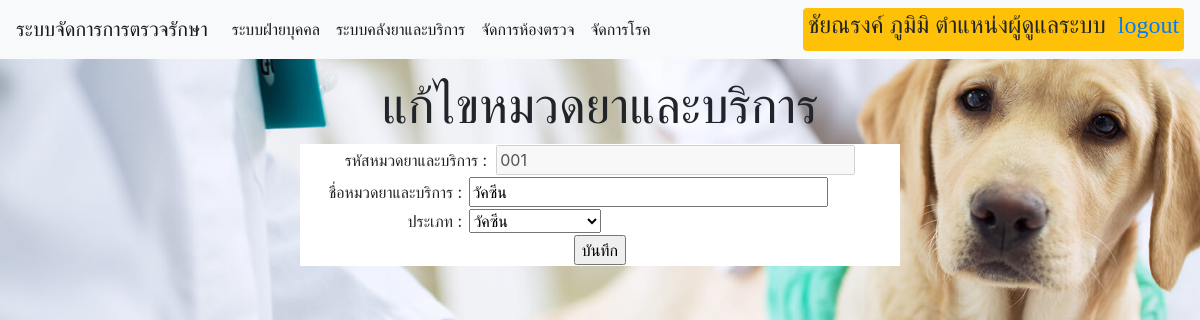
The app's page /TreatmentManagementProject/admin/AdminManageDrugServiceCatagoryEdit.php?dcid=001 (signed in) with its own data.
### tables this page shows
CREATE TABLE `drugservicecatagory` (
  `DcID` char(3) NOT NULL,
  `Name` varchar(30) NOT NULL,
  `Type` int(1) NOT NULL
);

### TreatmentManagementProject/mysql/connect.php (called while the page is built)
<?php
$connect = mysqli_connect($dbhost, $dbuser, $dbpass, $dbname);
mysqli_query($connect, "SET NAMES UTF8");
$result = mysqli_query($connect, $sql);
?>

### TreatmentManagementProject/admin/AdminManageDrugServiceCatagoryEdit.php (the view, shortened to what this page needs)
<?php
require("../mysql/config.php");
$dcid = $_REQUEST['dcid'];
$sql ="select dcid,name,type from drugservicecatagory where dcid=$dcid";
    require("../mysql/connect.php");
    $record = mysqli_fetch_array($result);
?>
<!doctype html>
<html lang="en">
  <head>
     <link rel="stylesheet" href="https://stackpath.bootstrapcdn.com/bootstrap/4.3.1/css/bootstrap.min.css">
  </head>
  <body>
 <nav class="navbar navbar-expand-lg navbar-light bg-light">
  <a class="navbar-brand" href="../Main.php">ระบบจัดการการตรวจรักษา</a>
  <div class="collapse navbar-collapse" id="navbarSupportedContent">
    <ul class="navbar-nav mr-auto">
    <li class="nav-item active">
        <a class="nav-link" href="ManageUser.php">ระบบฝ่ายบุคคล <span class="sr-only">(current)</span></a>
      </li>
      <li class="nav-item active">
        <a class="nav-link" href="ManageDrugService.php">ระบบคลังยาและบริการ <span class="sr-only">(current)</span></a>
      </li>
      <li class="nav-item active">
        <a class="nav-link" href="Managetreatmentroom.php">จัดการห้องตรวจ <span class="sr-only">(current)</span></a>
      </li>
      <li class="nav-item active">
        <a class="nav-link" href="Managedisease.php">จัดการโรค <span class="sr-only">(current)</span></a>
      </li>
    </ul>
    <span class = "badge badge-warning" style="font-family: 'TH SarabunPSK';font-weight: bold;"><h4><?php echo $_SESSION['name'] . "&nbsp;ตำแหน่งผู้ดูแลระบบ" ."&nbsp;
    <a href = '../logout.php'>logout</a>" ?></h4></span>
  </div>
</nav>
   <center><div class="head1">แก้ไขหมวดยาและบริการ</div></center>
   <center>
   <form action="AdminManageDrugServiceCatagoryEditSave.php" method="post">
    <table width = '50%' border = "0"  bgcolor = "#FFFFFF">
            <tr><td colspan="4" align="center">
            รหัสหมวดยาและบริการ :&nbsp;
            <input type="text" size='30' name="dcid" maxlength='3' onkeypress="return isNumber(event)" value="<?php echo $record['dcid']; ?>" disabled>
                </td></tr>
                <tr><td colspan="2" align="right">
            ชื่อหมวดยาและบริการ :&nbsp;
            <td colspan="2" align="left">
            <input type="text" name="name" size='30' maxlength='30' value="<?php echo $record['name']; ?>" required>
                </td></tr>
                <tr><td colspan="2" align="right">
            ประเภท :&nbsp;
            <td colspan="2" align="type">
                    <select name='type' required>
                    <option value='3' <?=$record['type'] == '3' ? ' selected="selected"' : '';?>>วัคซีน</option>
                    </select>
                </td></tr>
                <tr><td colspan="4" align="center"><input type="submit" value="บันทึก"></td></tr>
        </form>
    </center>
  </body>
</html>

### TreatmentManagementProject/admin/AdminManageDrugServiceCatagoryEdit.php (style rules this page uses)
body { background-image: url("../background/bg.jpg"); background-repeat: no-repeat; background-size: 120% auto; }
.head1 { font-family: "TH SarabunPSK"; font-size: 50px; padding-top: 10px; }

### records on screen
drugservicecatagory: dcid "001", name "วัคซีน", type "วัคซีน"

### other values on screen
$_SESSION['name'] "ชัยณรงค์ ภูมิมิ"
